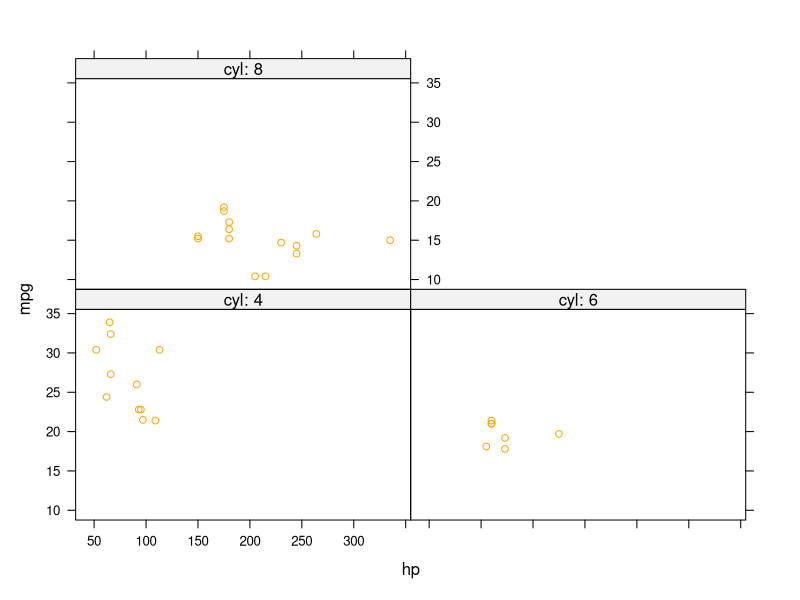

Reproduce this figure in R.
# author: NK
# project: github tutorial
# ---

# script purpose: make mtcars plots
# ---

# load libraries:
  library(lattice)
# ---

# load data:
  data <- mtcars #dataset to play with
# --
  
# Figure description: miles per gallon by horse power per number of cylinders:
# ---

  xyplot(mpg ~ hp | factor(paste('cyl:',cyl)),
         data = mtcars,
         col = "orange")

# --- end-of-script --- 
